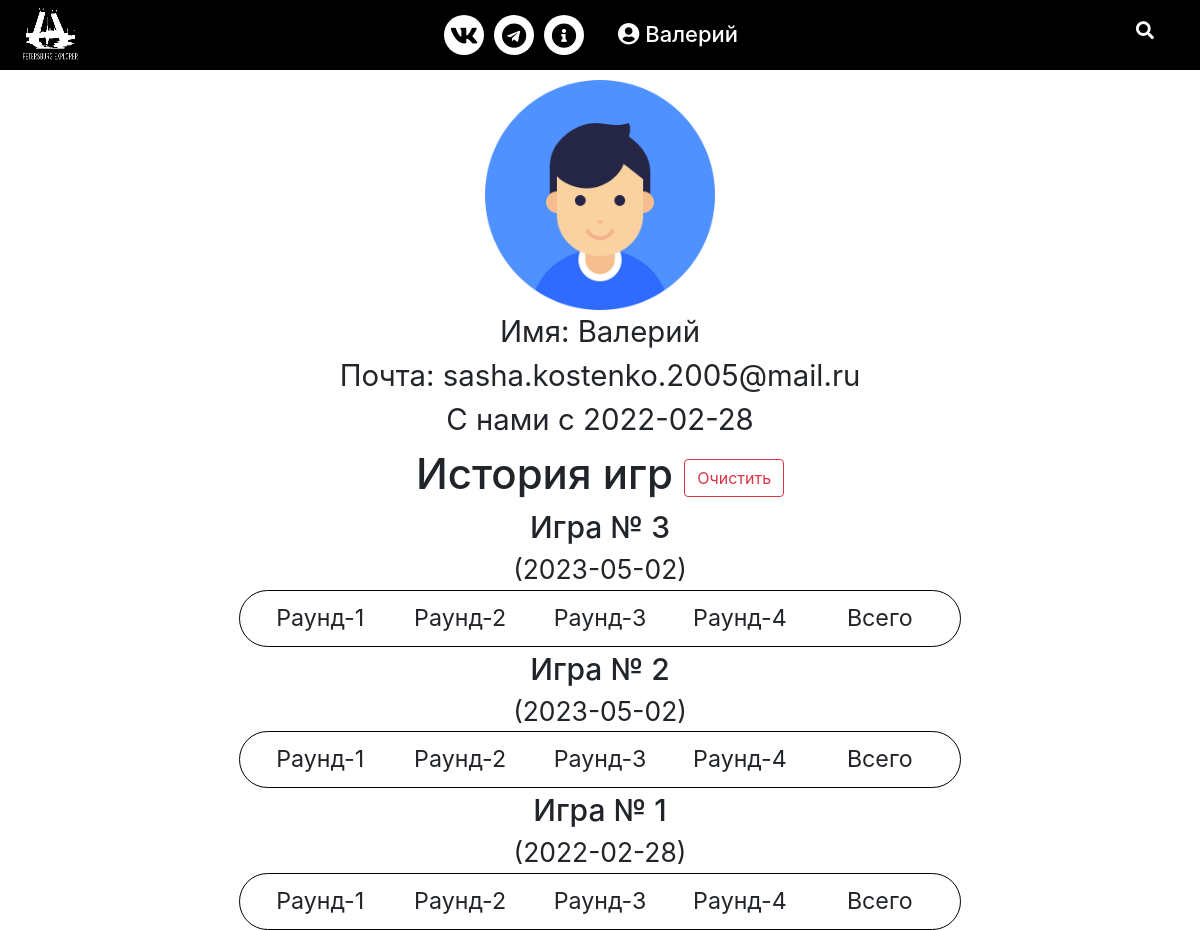
/users/Валерий (signed in), run on the app's committed database.
### data/user.py (models this page shows, shortened)
class User(SqlAlchemyBase, UserMixin, SerializerMixin):
    __tablename__ = 'users'
    id = sqlalchemy.Column(sqlalchemy.Integer,
                           primary_key=True, autoincrement=True)
    name = sqlalchemy.Column(sqlalchemy.String, nullable=True)
    lower_name = sqlalchemy.Column(sqlalchemy.String, nullable=True)
    email = sqlalchemy.Column(sqlalchemy.String,
                              index=True, unique=True, nullable=True)
    hashed_password = sqlalchemy.Column(sqlalchemy.String, nullable=True)
    created_date = sqlalchemy.Column(sqlalchemy.Date, nullable=True, default=datetime.datetime.now)

### data/game_session.py (models this page shows, shortened)
class GameSession(SqlAlchemyBase):
    __tablename__ = 'game_sessions'
    id = sqlalchemy.Column(sqlalchemy.Integer,
                           primary_key=True, autoincrement=True)
    user_id = sqlalchemy.Column(sqlalchemy.Integer,
                                sqlalchemy.ForeignKey("users.id"))
    destination_coordinates_list = sqlalchemy.Column(sqlalchemy.String, nullable=True)
    finish_coordinates_list = sqlalchemy.Column(sqlalchemy.String, nullable=True)
    date = sqlalchemy.Column(sqlalchemy.Date, nullable=True, default=datetime.datetime.now)
    total_score = sqlalchemy.Column(sqlalchemy.Integer, nullable=True)
    round = sqlalchemy.Column(sqlalchemy.Integer, nullable=True)
    first_round_score = sqlalchemy.Column(sqlalchemy.Integer, nullable=True)
    second_round_score = sqlalchemy.Column(sqlalchemy.Integer, nullable=True)
    third_round_score = sqlalchemy.Column(sqlalchemy.Integer, nullable=True)
    fourth_round_score = sqlalchemy.Column(sqlalchemy.Integer, nullable=True)

### web_infrastructure/users_blueprint.py (the view)
@blueprint.route('/users/<username>')
def view_user(username):
    try:
        db_sess = db_session.create_session()
        user = db_sess.query(User).filter(
            (User.name == username)).first()
        game_sessions = db_sess.query(GameSession).filter(
            (GameSession.user_id == user.id))
        return render_template("profile.html", game_sessions=reversed(list(game_sessions)), user=user)
    except Exception as e:
        print(e)
        logging.fatal("ERROR OCCURED DURINGG SHOWING USER'S (id = {}) PROFILE".format(
            current_user.id))
        return render_template('error.html')

### data/db_session.py (called while the page is built)
def create_session() -> Session:
    global __factory
    return __factory()

### main.py (called while the page is built)
@login_manager.user_loader
def load_user(user_id):
    db_sess = db_session.create_session()
    return db_sess.query(User).get(user_id)

@app.context_processor
def base():
    form = SearchForm()
    return dict(form=form)

### templates/profile.html
{% extends "base.html" %}
{% block content %}
<head>
    <link rel="stylesheet" href="../static/css/profile.css" type="text/css">
</head>
<div class="container">
    <div class="user-info">
        <img class="user-logo" src="../static/img/user.png" alt="..." width="230" height="230">
        <div class="info-label">Имя: {{ user.name }}</div>
        {% if user.id == current_user.id %}
        <div class="info-label">Почта: {{ user.email }}</div>
        {% endif %}
        <div class="info-label">С нами с {{ user.created_date }}</div>
    </div>
    <div class="game-history">
        <div class="hist-label">
            История игр
            {% if current_user.is_authenticated and user.id == current_user.id %}
            <a href="/delete_history"><button type="button" class="btn btn-outline-danger"
                    formmethod="post">Очистить</button></a>
            {% endif %}
        </div>
        {% for item in game_sessions%}
        <span class="game-label">Игра № {{ loop.revindex }}</span> <span class="date-label">({{ item.date }})</span>
        <div class="game-session">
            <div class="game-session-element">Раунд-1 <br> {{item.firstRoundScore}}</div>
            <div class="game-session-element">Раунд-2 <br> {{item.secondRoundScore}}</div>
            <div class="game-session-element">Раунд-3 <br> {{item.thirdRoundScore}}</div>
            <div class="game-session-element">Раунд-4 <br> {{item.fourthRoundScore}}</div>
            <div class="game-session-element">Всего <br> {{ item.totalScore }}</div>
        </div>
        {% endfor %}
    </div>
</div>
{% endblock %}

### templates/navbar.html (shortened to what this page needs)
<head>
    <link rel="stylesheet" href="https://cdnjs.cloudflare.com/ajax/libs/font-awesome/5.15.3/css/all.min.css" />
</head>
<nav>
    <div class="logo"><a href="/">
            <img src="../static/img/logo.png" alt="" width="60" height="60">
        </a></div>
    <div class="content">
        <ul class="links">
            <li class="social-menu">
                <div class="social-menu-element">
                    <a href="https://vk.com/petersburgexplorer">
                        <i class="fab fa-vk"></i>
                    </a>
                </div>
                <div class="social-menu-element">
                    <a href="https://t.me/peterburgexplorer_bot">
                        <i class="fab fa-telegram"></i>
                    </a>
                </div>
                <div class="social-menu-element">
                    <a href="/info/">
                        <i class="fas fa-info-circle"></i>
                    </a>
                </div>
            </li>
            {% if current_user.is_authenticated %}
            <li class="profile">
                <a href="#" class="desktop-link">
                    <i class="fas fa-user-circle"></i>
                    {{ current_user.name }}
                </a>
            </li>
            {% else %}
            <li class="login">
                <a href="/login">Log in</a>
            </li>
            {% endif %}
        </ul>
    </div>
    <label for="show-search" class="search-icon"><i class="fas fa-search"></i></label>
</nav>

### static/css/style.css (style rules this page uses)
* { margin: 0; padding: 0; box-sizing: border-box; text-decoration: none; }
.wrapper nav { background-color: #000; position: relative; display: flex; width: 100%;; height: 70px; align-items: center; justify-content: space-between; }
nav .content { display: flex; align-items: center; }
.wrapper nav ul { padding-left: 0; }
nav .content .links { display: flex; margin-bottom: 0rem }
nav .content .links .social-menu { display: flex; align-self: center; }
.content .links li { list-style: none; line-height: 70px; margin: 0 0.5rem; }
.content .links li a, .content .links li label { color: #fff; text-decoration: none; font-size: 22px; font-weight: 500; padding: 9px 17px; border-radius: 5px; transition: all 0.3s ease; }
.wrapper .search-icon, .wrapper .menu-icon { color: #fff; font-size: 18px; cursor: pointer; line-height: 70px; width: 70px; text-align: center; }
.social-menu-element { padding: 0 5px; }
.social-menu-element a { border-radius: 50%!important; display: flex!important; align-items: center!important; justify-content: center!important; width: 40px; height: 40px; background-color: white; text-align: center; border-radius: 50%; -webkit-transition: 0.5s; transition: 0.5s; -webkit-transform: translate(0, 0px); transform: translate(0, 0px); -webkit-box-shadow: 0px 7px 5px rgba(0, 0, 0, 0.5); box-shadow: 0px 7px 5px rgba(0, 0, 0, 0.5); }
.social-menu-element i { color: #000000; font-size: 25px; -webkit-transition: 0.5s; transition: 0.5s; }
.social-menu-element a:hover, .social-menu-element a:visited, .social-menu-element a:link, .social-menu-element a:active { text-decoration: none; }
@media screen and (max-width: 1250px) { .wrapper nav { max-width: 100%; padding: 0 20px; } }
@media screen and (max-width: 1250px) { .content .links li a { padding: 8px 13px; } }

### static/css/profile.css (style rules this page uses)
.container { text-align: center; }
.game-history { display: flex; flex-direction: column; align-items: center; }
.game-session { border-radius: 35px; padding: 10px; border: 1px solid #000; display: flex; flex-wrap: wrap; font-size: calc(12px + 12 * (100vw / 1280)); width: 65%; }
.game-session-element { padding: 0px 0.1em; flex: 0 1 20%; }
.hist-label { display: inline; font-size: 3.5vw; font-weight: 550; }
.game-label { font-size: 2.5vw; font-weight: 500; }
.date-label { font-size: 2.2vw; }
.user-info { padding-top: 10px; display: block; }
.info-label { font-size: calc(20px + 10 * (100vw / 1280)); }

### data on the page
User: name "Валерий", email "sasha.kostenko.2005@mail.ru", created_date "2022-02-28"
GameSession: date "2023-05-02"
GameSession: date "2023-05-02"
GameSession: date "2022-02-28"
